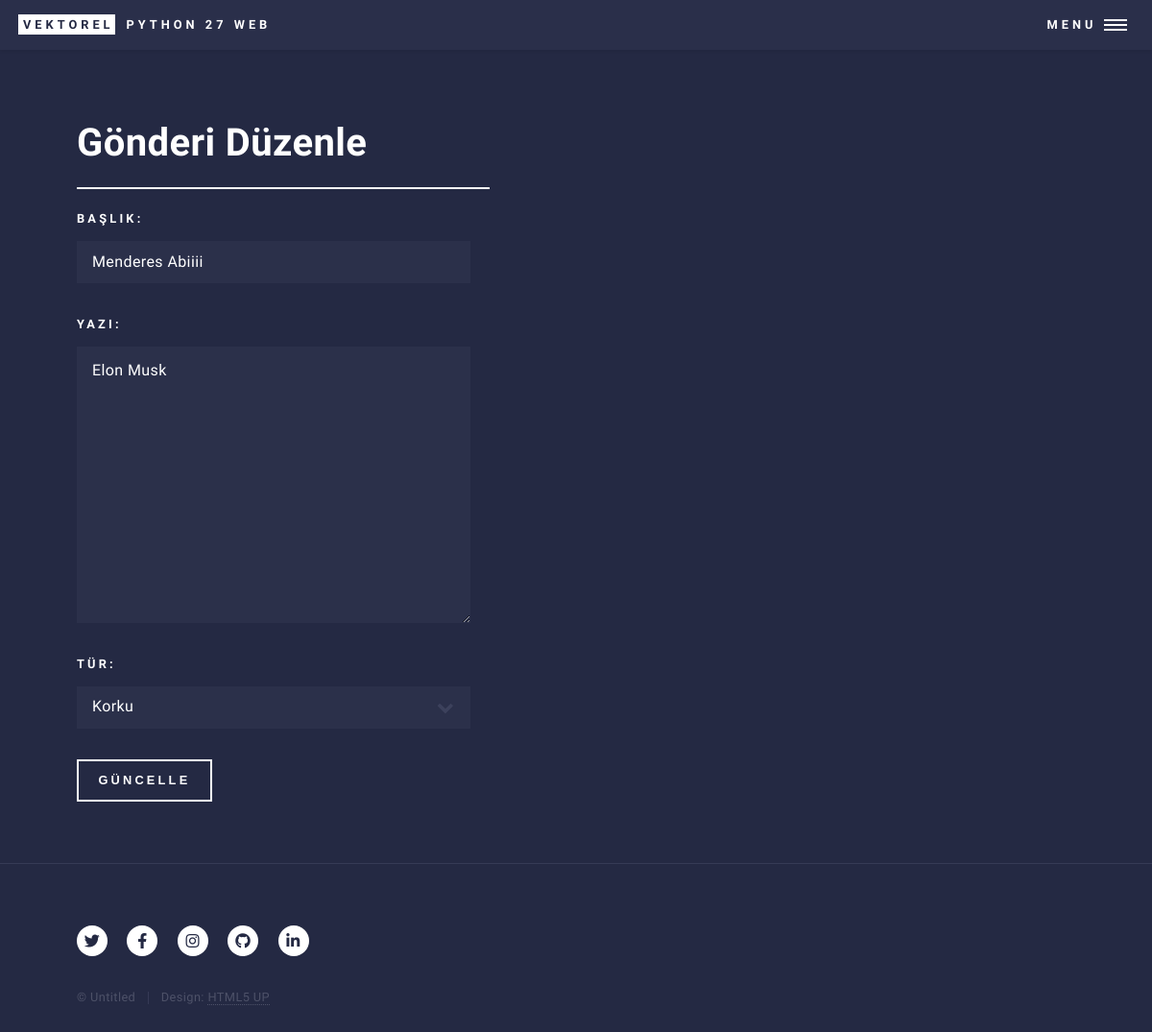
Before: /blog/duzenle/1 with the older database file.
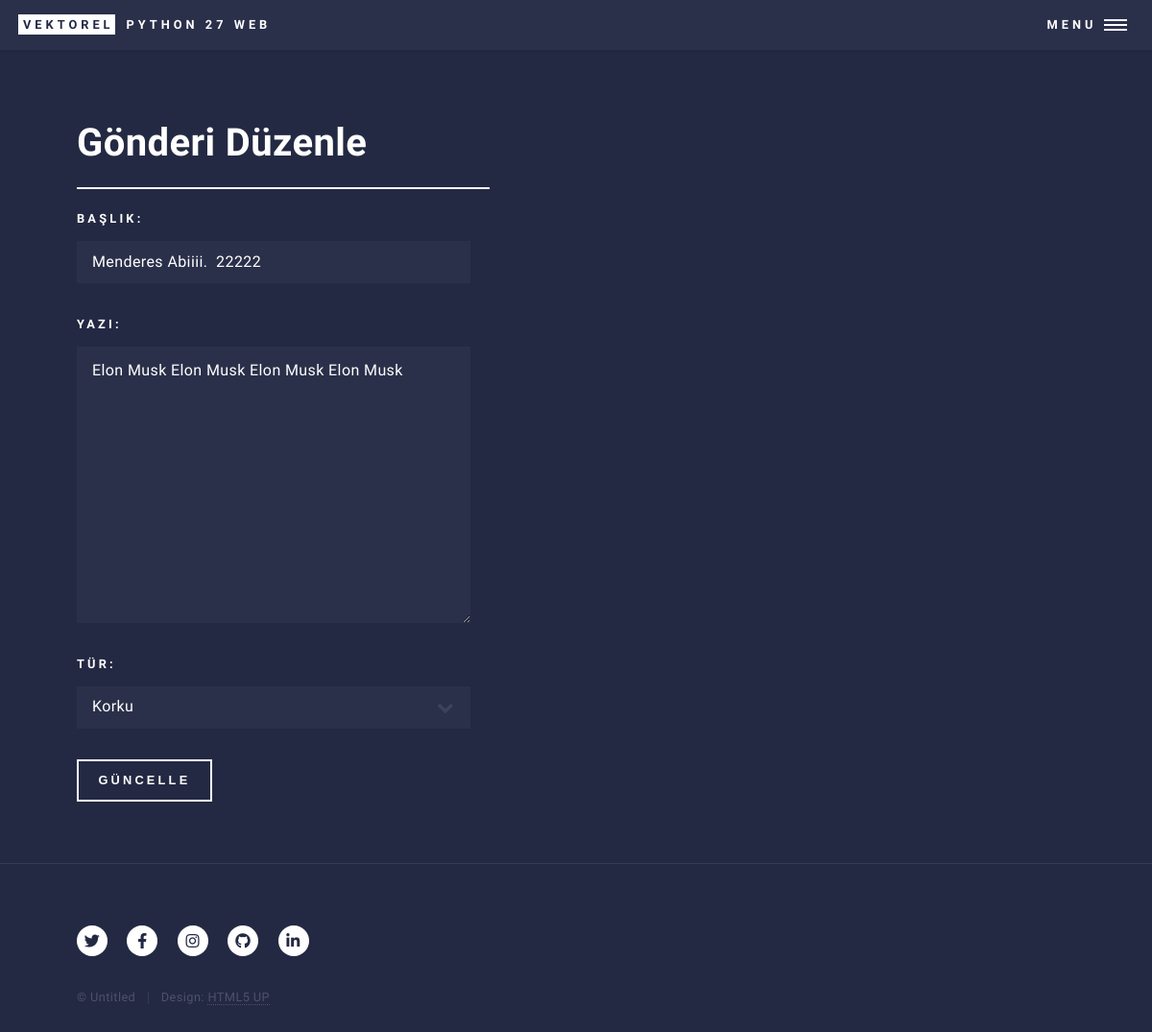
After: the same page with the newer database file.
### blog/models.py (models this page shows, shortened)
class BlogModel(models.Model):
    class Meta:
        verbose_name = "Blog"
        verbose_name_plural = "Bloglar"
    baslik = models.CharField(max_length=100,verbose_name="Başlık")
    yazi = models.TextField(verbose_name="Yazı")
    secenekler = [("1","Korku"),("2","Gezi"),("3","Hayata Dair")]
    tur = models.CharField(choices=secenekler,max_length=10,verbose_name="Tür")
    kayitzaman = models.DateTimeField(default=timezone.now,verbose_name="Kayıt Zamanı")
    yayimzaman = models.DateTimeField(null=True,blank=True,verbose_name="Yayımlanma Zamanı")

### blog/views.py (the view)
# urls.py: path('duzenle/<int:pk>',views.gonderiDuzenle,name="gonderiDuzenle"),
def gonderiDuzenle(request,pk):
    gonderi = get_object_or_404(BlogModel,pk=pk)
    if request.method == "POST":
        form = BlogForm(request.POST,instance=gonderi)
        gonderi = form.save(commit=False)
        gonderi.yayimzaman = timezone.now()
        gonderi.save()
        return redirect('gonderidetay',pk=gonderi.pk)
    else:
        form = BlogForm(instance=gonderi)
    return render(request,"blog/gonderiduzenle.html",{"form":form})

### blog/forms.py
class BlogForm(forms.ModelForm):
    class Meta:
        model=BlogModel
        fields = ('baslik','yazi','tur')

### templates/blog/gonderiduzenle.html (shortened to what this page needs)
{% extends '../temel2.html' %}
{% block icerik %}
    <h1>Gönderi Düzenle</h1>
    <form method="POST">
     {{ form.as_p }}
     <button type="submit">Güncelle</button>
    </form>
    {% endblock icerik %}

Changed rows visible on the page:
changed BlogModel "Korku": baslik "Menderes Abiiii" → "Menderes Abiiii. 22222"; yazi "Elon Musk" → "Elon Musk Elon Musk Elon Musk Elon Musk"
